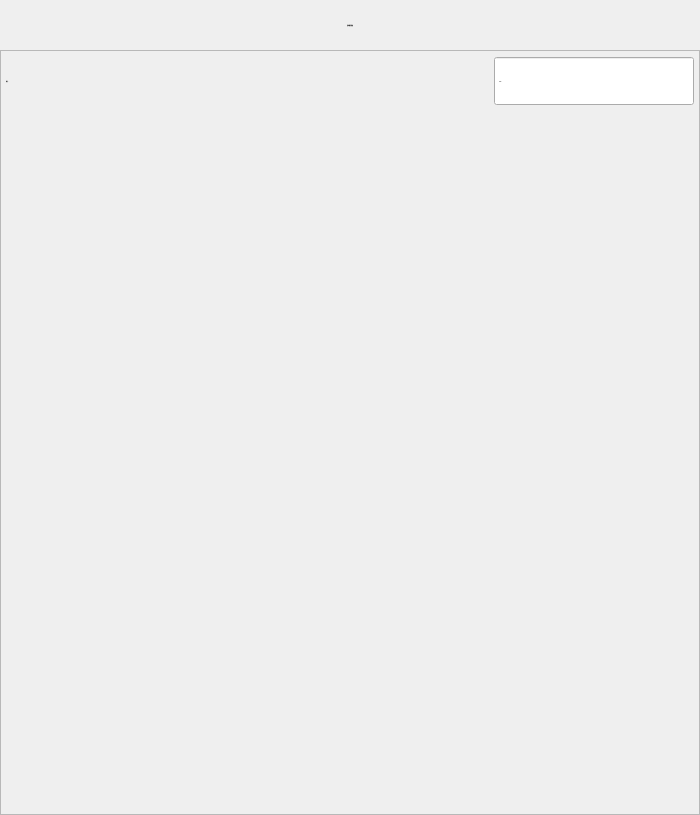
<?xml version="1.0" encoding="UTF-8"?>
<ui version="4.0">
 <class>FormActDelay</class>
 <widget class="QWidget" name="FormActDelay">
  <property name="geometry">
   <rect>
    <x>0</x>
    <y>0</y>
    <width>700</width>
    <height>815</height>
   </rect>
  </property>
  <property name="minimumSize">
   <size>
    <width>700</width>
    <height>815</height>
   </size>
  </property>
  <property name="maximumSize">
   <size>
    <width>700</width>
    <height>815</height>
   </size>
  </property>
  <property name="sizeIncrement">
   <size>
    <width>0</width>
    <height>-1</height>
   </size>
  </property>
  <property name="font">
   <font>
    <family>微软雅黑</family>
    <pointsize>-1</pointsize>
    <weight>50</weight>
    <italic>false</italic>
    <bold>false</bold>
   </font>
  </property>
  <property name="focusPolicy">
   <enum>Qt::NoFocus</enum>
  </property>
  <property name="windowTitle">
   <string notr="true">延时指令</string>
  </property>
  <property name="toolTip">
   <string notr="true"/>
  </property>
  <property name="statusTip">
   <string notr="true"/>
  </property>
  <property name="whatsThis">
   <string notr="true"/>
  </property>
  <property name="accessibleName">
   <string notr="true"/>
  </property>
  <property name="accessibleDescription">
   <string notr="true"/>
  </property>
  <property name="styleSheet">
   <string notr="true">font: 28px &quot;微软雅黑&quot;;</string>
  </property>
  <property name="windowFilePath">
   <string notr="true"/>
  </property>
  <layout class="QVBoxLayout" name="verticalLayout">
   <property name="spacing">
    <number>0</number>
   </property>
   <property name="margin">
    <number>0</number>
   </property>
   <item>
    <widget class="QLabel" name="labelParaTitle">
     <property name="sizePolicy">
      <sizepolicy hsizetype="Preferred" vsizetype="Fixed">
       <horstretch>0</horstretch>
       <verstretch>0</verstretch>
      </sizepolicy>
     </property>
     <property name="minimumSize">
      <size>
       <width>0</width>
       <height>50</height>
      </size>
     </property>
     <property name="font">
      <font>
       <family>微软雅黑</family>
       <pointsize>-1</pointsize>
       <weight>50</weight>
       <italic>false</italic>
       <bold>false</bold>
      </font>
     </property>
     <property name="styleSheet">
      <string notr="true">QLabel#labelParaTitle
{
	color: black;
	border-image: url(:/img/widget/Panel.png) 0 4 0 4;
	border-left: 4px transparent;
	border-right: 4px transparent;
}
</string>
     </property>
     <property name="text">
      <string>延时指令参数</string>
     </property>
     <property name="alignment">
      <set>Qt::AlignCenter</set>
     </property>
    </widget>
   </item>
   <item>
    <widget class="QFrame" name="frameDelay">
     <property name="font">
      <font>
       <family>微软雅黑</family>
       <pointsize>-1</pointsize>
       <weight>50</weight>
       <italic>false</italic>
       <bold>false</bold>
      </font>
     </property>
     <property name="styleSheet">
      <string notr="true"/>
     </property>
     <property name="frameShape">
      <enum>QFrame::StyledPanel</enum>
     </property>
     <property name="frameShadow">
      <enum>QFrame::Plain</enum>
     </property>
     <property name="IsMainArea" stdset="0">
      <bool>true</bool>
     </property>
     <layout class="QGridLayout" name="gridLayout">
      <property name="margin">
       <number>5</number>
      </property>
      <item row="0" column="0">
       <widget class="QLabel" name="labelDelay">
        <property name="minimumSize">
         <size>
          <width>0</width>
          <height>50</height>
         </size>
        </property>
        <property name="maximumSize">
         <size>
          <width>16777215</width>
          <height>50</height>
         </size>
        </property>
        <property name="font">
         <font>
          <family>微软雅黑</family>
          <pointsize>-1</pointsize>
          <weight>50</weight>
          <italic>false</italic>
          <bold>false</bold>
         </font>
        </property>
        <property name="text">
         <string>时间：</string>
        </property>
       </widget>
      </item>
      <item row="0" column="1">
       <widget class="xDoubleSpinBox" name="BoxDelay">
        <property name="enabled">
         <bool>true</bool>
        </property>
        <property name="sizePolicy">
         <sizepolicy hsizetype="Fixed" vsizetype="Fixed">
          <horstretch>0</horstretch>
          <verstretch>0</verstretch>
         </sizepolicy>
        </property>
        <property name="minimumSize">
         <size>
          <width>200</width>
          <height>50</height>
         </size>
        </property>
        <property name="maximumSize">
         <size>
          <width>200</width>
          <height>50</height>
         </size>
        </property>
        <property name="font">
         <font>
          <family>微软雅黑</family>
          <pointsize>-1</pointsize>
          <weight>50</weight>
          <italic>false</italic>
          <bold>false</bold>
         </font>
        </property>
        <property name="focusPolicy">
         <enum>Qt::ClickFocus</enum>
        </property>
        <property name="alignment">
         <set>Qt::AlignLeading|Qt::AlignLeft|Qt::AlignVCenter</set>
        </property>
        <property name="buttonSymbols">
         <enum>QAbstractSpinBox::NoButtons</enum>
        </property>
        <property name="specialValueText">
         <string notr="true"/>
        </property>
        <property name="keyboardTracking">
         <bool>false</bool>
        </property>
        <property name="prefix">
         <string notr="true"/>
        </property>
        <property name="suffix">
         <string notr="true">s</string>
        </property>
        <property name="decimals">
         <number>2</number>
        </property>
        <property name="maximum">
         <double>600.000000000000000</double>
        </property>
        <property name="singleStep">
         <double>0.100000000000000</double>
        </property>
        <property name="HasBtn" stdset="0">
         <bool>true</bool>
        </property>
       </widget>
      </item>
      <item row="1" column="0" colspan="2">
       <spacer name="verticalSpacerDown">
        <property name="orientation">
         <enum>Qt::Vertical</enum>
        </property>
        <property name="sizeHint" stdset="0">
         <size>
          <width>20</width>
          <height>118</height>
         </size>
        </property>
       </spacer>
      </item>
     </layout>
    </widget>
   </item>
  </layout>
 </widget>
 <customwidgets>
  <customwidget>
   <class>xDoubleSpinBox</class>
   <extends>QDoubleSpinBox</extends>
   <header>xdoublespinbox.h</header>
   <slots>
    <signal>clicked()</signal>
   </slots>
  </customwidget>
 </customwidgets>
 <resources/>
 <connections>
  <connection>
   <sender>BoxDelay</sender>
   <signal>clicked()</signal>
   <receiver>FormActDelay</receiver>
   <slot>inputDelay()</slot>
   <hints>
    <hint type="sourcelabel">
     <x>151</x>
     <y>219</y>
    </hint>
    <hint type="destinationlabel">
     <x>139</x>
     <y>440</y>
    </hint>
   </hints>
  </connection>
 </connections>
 <slots>
  <slot>inputDelay()</slot>
 </slots>
</ui>
